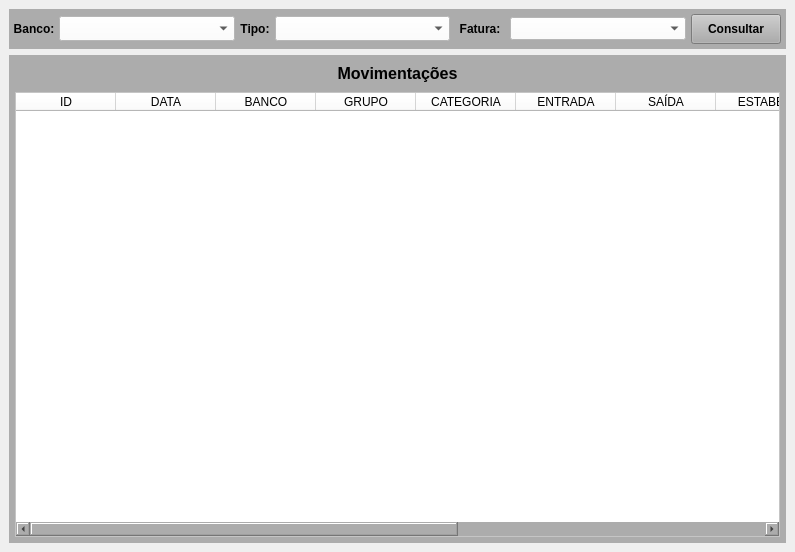
<?xml version="1.0" encoding="UTF-8"?>
<ui version="4.0">
 <class>MainWindow</class>
 <widget class="QMainWindow" name="MainWindow">
  <property name="geometry">
   <rect>
    <x>0</x>
    <y>0</y>
    <width>795</width>
    <height>552</height>
   </rect>
  </property>
  <property name="windowTitle">
   <string>MainWindow</string>
  </property>
  <widget class="QWidget" name="centralwidget">
   <layout class="QVBoxLayout" name="verticalLayout">
    <item>
     <widget class="QWidget" name="widget_5" native="true">
      <property name="minimumSize">
       <size>
        <width>0</width>
        <height>40</height>
       </size>
      </property>
      <property name="maximumSize">
       <size>
        <width>16777215</width>
        <height>40</height>
       </size>
      </property>
      <property name="styleSheet">
       <string notr="true">background-color: rgb(172, 172, 172);</string>
      </property>
      <layout class="QHBoxLayout" name="horizontalLayout_3">
       <property name="spacing">
        <number>5</number>
       </property>
       <property name="leftMargin">
        <number>5</number>
       </property>
       <property name="topMargin">
        <number>5</number>
       </property>
       <property name="rightMargin">
        <number>5</number>
       </property>
       <property name="bottomMargin">
        <number>5</number>
       </property>
       <item>
        <widget class="QLabel" name="label_16">
         <property name="minimumSize">
          <size>
           <width>40</width>
           <height>0</height>
          </size>
         </property>
         <property name="maximumSize">
          <size>
           <width>40</width>
           <height>16777215</height>
          </size>
         </property>
         <property name="font">
          <font>
           <pointsize>9</pointsize>
           <weight>75</weight>
           <bold>true</bold>
          </font>
         </property>
         <property name="text">
          <string>Banco:</string>
         </property>
         <property name="alignment">
          <set>Qt::AlignCenter</set>
         </property>
        </widget>
       </item>
       <item>
        <widget class="QComboBox" name="combo_Banco">
         <property name="sizePolicy">
          <sizepolicy hsizetype="Preferred" vsizetype="Preferred">
           <horstretch>0</horstretch>
           <verstretch>0</verstretch>
          </sizepolicy>
         </property>
         <property name="minimumSize">
          <size>
           <width>0</width>
           <height>25</height>
          </size>
         </property>
         <property name="maximumSize">
          <size>
           <width>16777215</width>
           <height>25</height>
          </size>
         </property>
         <property name="font">
          <font>
           <pointsize>8</pointsize>
          </font>
         </property>
         <property name="styleSheet">
          <string notr="true">background-color: rgb(255, 255, 255);</string>
         </property>
         <item>
          <property name="text">
           <string/>
          </property>
         </item>
        </widget>
       </item>
       <item>
        <widget class="QLabel" name="label_17">
         <property name="minimumSize">
          <size>
           <width>30</width>
           <height>0</height>
          </size>
         </property>
         <property name="maximumSize">
          <size>
           <width>30</width>
           <height>16777215</height>
          </size>
         </property>
         <property name="font">
          <font>
           <pointsize>9</pointsize>
           <weight>75</weight>
           <bold>true</bold>
          </font>
         </property>
         <property name="text">
          <string>Tipo:</string>
         </property>
         <property name="alignment">
          <set>Qt::AlignCenter</set>
         </property>
        </widget>
       </item>
       <item>
        <widget class="QComboBox" name="combo_Tipo">
         <property name="sizePolicy">
          <sizepolicy hsizetype="Preferred" vsizetype="Preferred">
           <horstretch>0</horstretch>
           <verstretch>0</verstretch>
          </sizepolicy>
         </property>
         <property name="minimumSize">
          <size>
           <width>0</width>
           <height>25</height>
          </size>
         </property>
         <property name="maximumSize">
          <size>
           <width>16777215</width>
           <height>25</height>
          </size>
         </property>
         <property name="font">
          <font>
           <pointsize>8</pointsize>
          </font>
         </property>
         <property name="styleSheet">
          <string notr="true">background-color: rgb(255, 255, 255);</string>
         </property>
         <item>
          <property name="text">
           <string/>
          </property>
         </item>
        </widget>
       </item>
       <item>
        <widget class="QLabel" name="label_18">
         <property name="minimumSize">
          <size>
           <width>50</width>
           <height>0</height>
          </size>
         </property>
         <property name="maximumSize">
          <size>
           <width>50</width>
           <height>16777215</height>
          </size>
         </property>
         <property name="font">
          <font>
           <pointsize>9</pointsize>
           <weight>75</weight>
           <bold>true</bold>
          </font>
         </property>
         <property name="text">
          <string>Fatura:</string>
         </property>
         <property name="alignment">
          <set>Qt::AlignCenter</set>
         </property>
        </widget>
       </item>
       <item>
        <widget class="QComboBox" name="combo_Fatura">
         <property name="sizePolicy">
          <sizepolicy hsizetype="Preferred" vsizetype="Preferred">
           <horstretch>0</horstretch>
           <verstretch>0</verstretch>
          </sizepolicy>
         </property>
         <property name="minimumSize">
          <size>
           <width>0</width>
           <height>23</height>
          </size>
         </property>
         <property name="maximumSize">
          <size>
           <width>16777215</width>
           <height>23</height>
          </size>
         </property>
         <property name="font">
          <font>
           <pointsize>8</pointsize>
           <weight>50</weight>
           <bold>false</bold>
          </font>
         </property>
         <property name="styleSheet">
          <string notr="true">background-color: rgb(255, 255, 255);</string>
         </property>
         <item>
          <property name="text">
           <string/>
          </property>
         </item>
        </widget>
       </item>
       <item>
        <widget class="QPushButton" name="btn_Consulta">
         <property name="sizePolicy">
          <sizepolicy hsizetype="Preferred" vsizetype="Preferred">
           <horstretch>0</horstretch>
           <verstretch>0</verstretch>
          </sizepolicy>
         </property>
         <property name="minimumSize">
          <size>
           <width>90</width>
           <height>30</height>
          </size>
         </property>
         <property name="maximumSize">
          <size>
           <width>90</width>
           <height>30</height>
          </size>
         </property>
         <property name="font">
          <font>
           <pointsize>9</pointsize>
           <weight>75</weight>
           <bold>true</bold>
          </font>
         </property>
         <property name="cursor">
          <cursorShape>PointingHandCursor</cursorShape>
         </property>
         <property name="text">
          <string>Consultar</string>
         </property>
        </widget>
       </item>
      </layout>
     </widget>
    </item>
    <item>
     <widget class="QWidget" name="widget_4" native="true">
      <property name="styleSheet">
       <string notr="true">background-color: rgb(172, 172, 172);</string>
      </property>
      <layout class="QVBoxLayout" name="verticalLayout_2">
       <property name="spacing">
        <number>6</number>
       </property>
       <property name="leftMargin">
        <number>6</number>
       </property>
       <property name="topMargin">
        <number>6</number>
       </property>
       <property name="rightMargin">
        <number>6</number>
       </property>
       <property name="bottomMargin">
        <number>6</number>
       </property>
       <item>
        <widget class="QLabel" name="label_5">
         <property name="minimumSize">
          <size>
           <width>0</width>
           <height>25</height>
          </size>
         </property>
         <property name="maximumSize">
          <size>
           <width>16777215</width>
           <height>25</height>
          </size>
         </property>
         <property name="font">
          <font>
           <pointsize>12</pointsize>
           <weight>75</weight>
           <bold>true</bold>
          </font>
         </property>
         <property name="text">
          <string>Movimentações</string>
         </property>
         <property name="alignment">
          <set>Qt::AlignCenter</set>
         </property>
        </widget>
       </item>
       <item>
        <widget class="QTableWidget" name="table_Lista">
         <property name="sizePolicy">
          <sizepolicy hsizetype="Preferred" vsizetype="Preferred">
           <horstretch>0</horstretch>
           <verstretch>0</verstretch>
          </sizepolicy>
         </property>
         <property name="styleSheet">
          <string notr="true">background-color: rgb(255, 255, 255);</string>
         </property>
         <column>
          <property name="text">
           <string>ID</string>
          </property>
         </column>
         <column>
          <property name="text">
           <string>DATA</string>
          </property>
         </column>
         <column>
          <property name="text">
           <string>BANCO</string>
          </property>
         </column>
         <column>
          <property name="text">
           <string>GRUPO</string>
          </property>
         </column>
         <column>
          <property name="text">
           <string>CATEGORIA</string>
          </property>
         </column>
         <column>
          <property name="text">
           <string>ENTRADA</string>
          </property>
         </column>
         <column>
          <property name="text">
           <string>SAÍDA</string>
          </property>
         </column>
         <column>
          <property name="text">
           <string>ESTABEL.</string>
          </property>
         </column>
         <column>
          <property name="text">
           <string>CIDADE</string>
          </property>
         </column>
         <column>
          <property name="text">
           <string>FATURA</string>
          </property>
         </column>
         <column>
          <property name="text">
           <string>PARCELA</string>
          </property>
         </column>
         <column>
          <property name="text">
           <string>OBS</string>
          </property>
         </column>
        </widget>
       </item>
      </layout>
     </widget>
    </item>
   </layout>
  </widget>
 </widget>
 <resources/>
 <connections/>
</ui>
